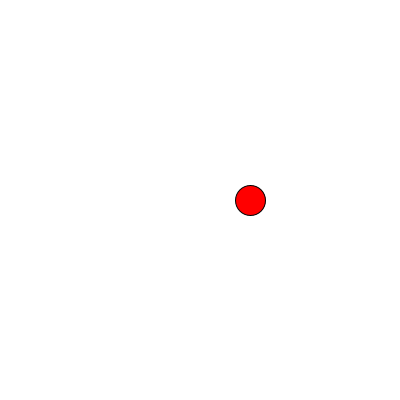
Frame 1 (no input)
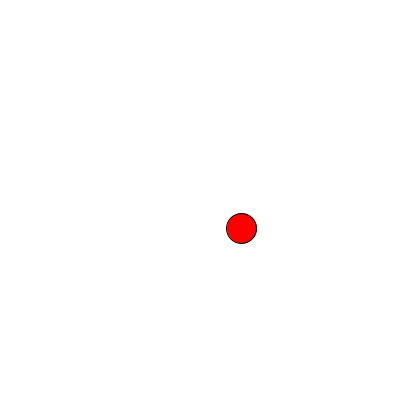
Frame 60 (the mouse pressed at the canvas centre just before this capture)
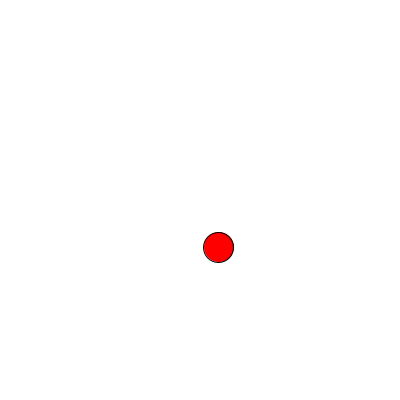
Frame 120 (the mouse held since frame 60 and released just before this capture)

The Processing sketch that drew these frames (run headless with seeded random() and noise(); from frame 60 on, the mouse is pressed at the canvas centre):

// Processing sketch: sketch_9_24_In_Class
// ── sketch_9_24_In_Class.pde
//henry in-class testing

float t1;
float t2;




void setup() {
  size(400, 400);

  t1 = 0;
  t2 = 1;
}

void draw() {
  ellipseMode(CENTER);
  background(255);
  {

    float cx = 200;
    float cy = 200;
    float r = 50;

    float x = cx + r*cos(t1);
    float y = cy + r*sin(t1);

    float xchange = noise(t1);
    float ychange = noise(t2);
    fill(255, 0, 0);
    ellipse(x + xchange, y + ychange, 30, 30);
  }
  t1 += 0.01;
  t2 += 0.01;
}
